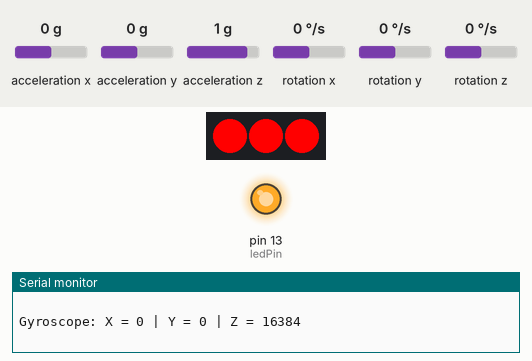
This sketch was run on a simulated Arduino Uno, built with avr-gcc and run on an emulated ATmega328P. Parts: 3 RGB LEDs in strip order, left to right, output pins drawn as LEDs (lit = HIGH), the last lines printed to the serial monitor. Wiring (inferred from the names in the program): MPU-6050 motion sensor at I2C address 0x68. Inputs (shaded band) come from the test bench; at power-on: acceleration y 0 g, acceleration x 0 g, acceleration z 1 g, rotation x 0 °/s, rotation y 0 °/s, rotation z 0 °/s. Dim RGB values are drawn brighter than linear.

Above: at 1.2 s.
1.3 s: acceleration y set to -0.2 g
At 1.9 s:
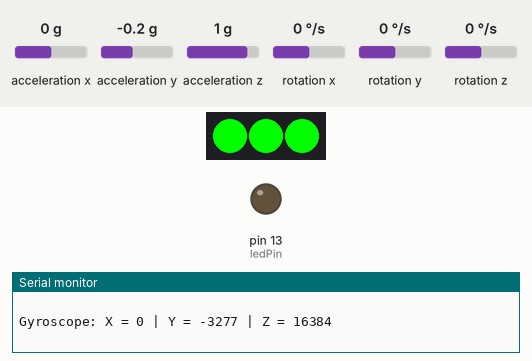
3.0 s: acceleration x set to -0.2 g
At 5.21 s:
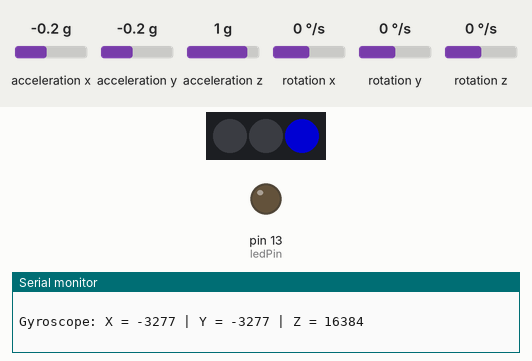
6.0 s: acceleration y set to 0 g
At 7.41 s:
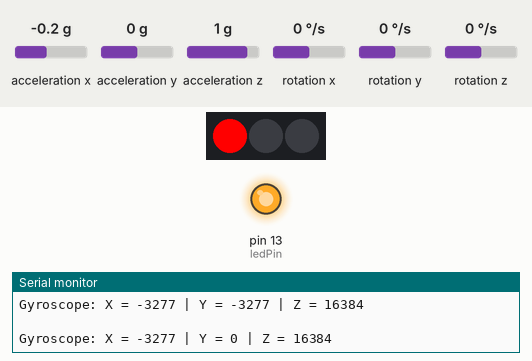
9.0 s: acceleration y set to -1.4 g
At 9.4 s:
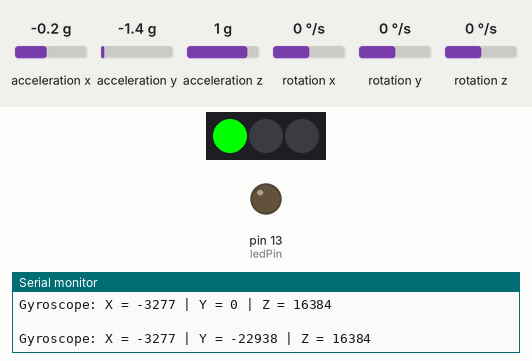
12.0 s: acceleration y set to 0.8 g
At 13.54 s:
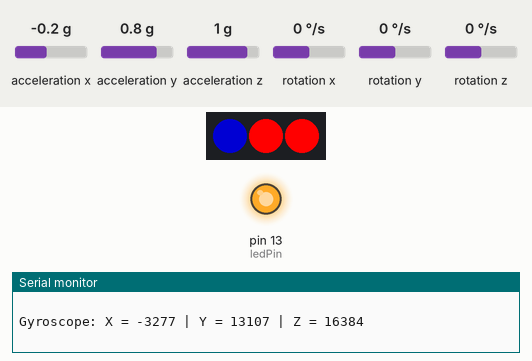
Timing chart, 0 to 16.0 s (numbered marks = the images above; inputs shaded):
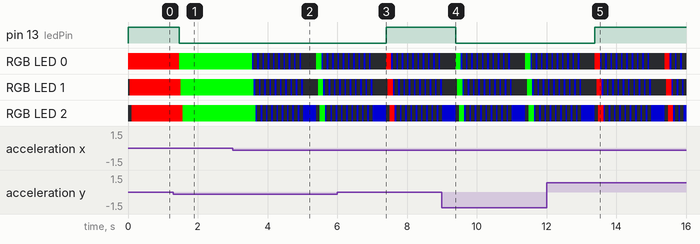

Measured:
- the behaviour switches between 0 and -0.1 g on acceleration y (found by bisection; images 0 and 1)
- the behaviour switches between 0 and -0.1 g on acceleration x (found by bisection; images 1 and 2)
- after the input at 1.3 s, pin 13 (ledPin): HIGH → LOW after 0.16 s; RGB LED 0: RGB(255, 0, 0) → RGB(0, 255, 0) after 0.16 s; RGB LED 1: RGB(255, 0, 0) → RGB(0, 255, 0) after 0.21 s; RGB LED 2: RGB(255, 0, 0) → RGB(0, 255, 0) after 0.26 s
- after the input at 6.0 s, pin 13 (ledPin): LOW → HIGH after 1.4 s
- after the input at 9.0 s, pin 13 (ledPin): HIGH → LOW after 0.40 s
- after the input at 12.0 s, pin 13 (ledPin): LOW → HIGH after 1.4 s

The sketch:

Accellerometro.ino
```cpp
// MPU-6050 Short Example Sketch
#include<Wire.h>
#include <Adafruit_NeoPixel.h>
#ifdef __AVR__
  #include <avr/power.h>
#endif
int NLed=3; //NUMBERS OF LED
Adafruit_NeoPixel strip = Adafruit_NeoPixel(NLed, 6, NEO_GRB + NEO_KHZ800);
const int MPU=0x68;  // I2C address of the MPU-6050
int16_t AcX,AcY,AcZ,Tmp,GyX,GyY,GyZ;
int ledPin=13;
void setup(){
  pinMode(ledPin, OUTPUT);
  Wire.begin();
  Wire.beginTransmission(MPU);
  Wire.write(0x6B);  // PWR_MGMT_1 register
  Wire.write(0);     // set to zero (wakes up the MPU-6050)
  Wire.endTransmission(true);
  strip.begin();
    strip.show();
  Serial.begin(9600);
}
void loop(){
  Wire.beginTransmission(MPU);
  Wire.write(0x3B);  // starting with register 0x3B (ACCEL_XOUT_H)
  Wire.endTransmission(false);
  Wire.requestFrom(MPU,14,true);  // request a total of 14 registers
  /*AcX=Wire.read()<<8|Wire.read();  // 0x3B (ACCEL_XOUT_H) & 0x3C (ACCEL_XOUT_L)
  AcY=Wire.read()<<8|Wire.read();  // 0x3D (ACCEL_YOUT_H) & 0x3E (ACCEL_YOUT_L)
  AcZ=Wire.read()<<8|Wire.read();  // 0x3F (ACCEL_ZOUT_H) & 0x40 (ACCEL_ZOUT_L)
  Tmp=Wire.read()<<8|Wire.read();  // 0x41 (TEMP_OUT_H) & 0x42 (TEMP_OUT_L)*/
  GyX=Wire.read()<<8|Wire.read();  // 0x43 (GYRO_XOUT_H) & 0x44 (GYRO_XOUT_L)
  GyY=Wire.read()<<8|Wire.read();  // 0x45 (GYRO_YOUT_H) & 0x46 (GYRO_YOUT_L)
  GyZ=Wire.read()<<8|Wire.read();  // 0x47 (GYRO_ZOUT_H) & 0x48 (GYRO_ZOUT_L)

 /* Serial.print("Accelerometer: ");
  Serial.print("X = "); Serial.print(AcX);
  Serial.print(" | Y = "); Serial.print(AcY);
  Serial.print(" | Z = "); Serial.println(AcZ);
  //equation for temperature in degrees C from datasheet
  Serial.print("Temperature: "); Serial.print(Tmp/340.00+36.53); Serial.println(" C ");
  */
  Serial.print("Gyroscope: ");
  Serial.print("X = "); Serial.print(GyX);
  Serial.print(" | Y = "); Serial.print(GyY);
  Serial.print(" | Z = "); Serial.println(GyZ);
  Serial.println(" ");
  // colorWipe(strip.Color(0, 255, 0), 50); // Green
  // colorWipe(strip.Color(0, 0, 255), 50); // Blue
  //  colorWipe(strip.Color(255, 0, 0), 50); // Red
  if (GyY<0)
  {
    digitalWrite(ledPin, LOW);
    colorWipe(strip.Color(0, 255, 0), 50); // Green
  }
  else
  {
      digitalWrite(ledPin, HIGH);
      colorWipe(strip.Color(255, 0, 0), 50); // Red
  }
  if (GyX<0)
  {
    theaterChase(strip.Color(0, 0, 127), 50); // Blue
    }

  delay(333);
}
 void colorWipe(uint32_t c, uint8_t wait) {
  for(uint16_t i=0; i<strip.numPixels(); i++) {
    strip.setPixelColor(i, c);
    strip.show();
    delay(wait);
  }
}

void theaterChase(uint32_t c, uint8_t wait) {
  for (int j=0; j<10; j++) {  //do 10 cycles of chasing
    for (int q=0; q < 3; q++) {
      for (uint16_t i=0; i < strip.numPixels(); i=i+3) {
        strip.setPixelColor(i+q, c);    //turn every third pixel on
      }
      strip.show();

      delay(wait);

      for (uint16_t i=0; i < strip.numPixels(); i=i+3) {
        strip.setPixelColor(i+q, 0);        //turn every third pixel off
      }
    }
  }
}
```
